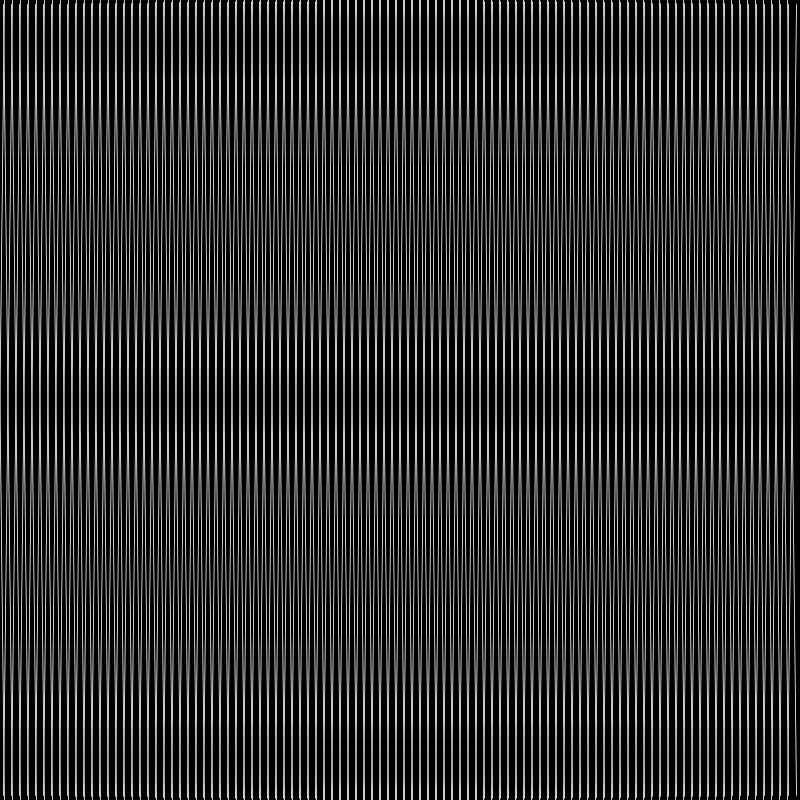
Frame 1 (no input)
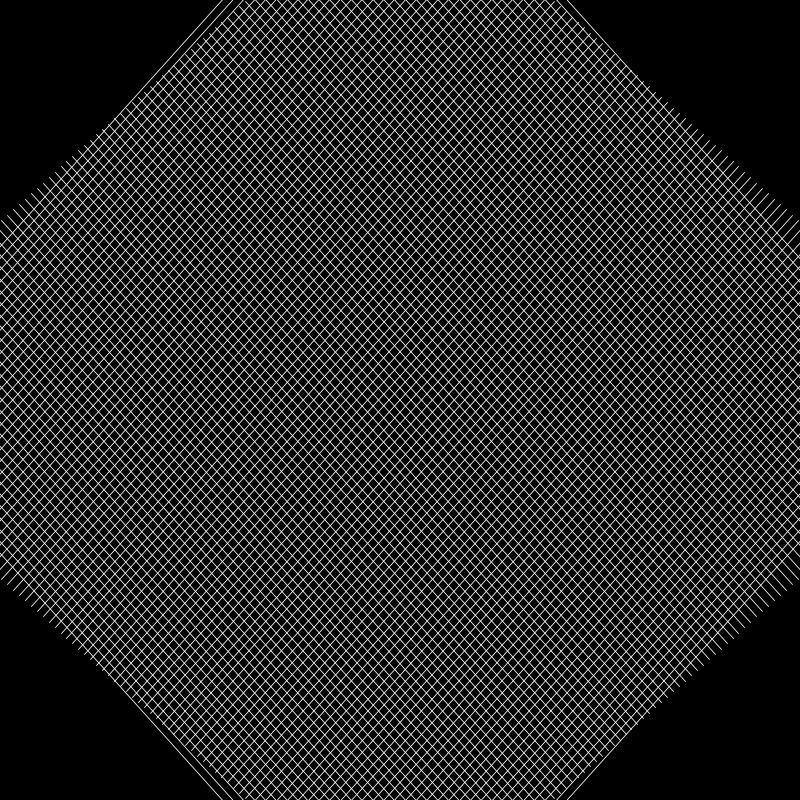
Frame 60 (the mouse pressed at the canvas centre just before this capture)
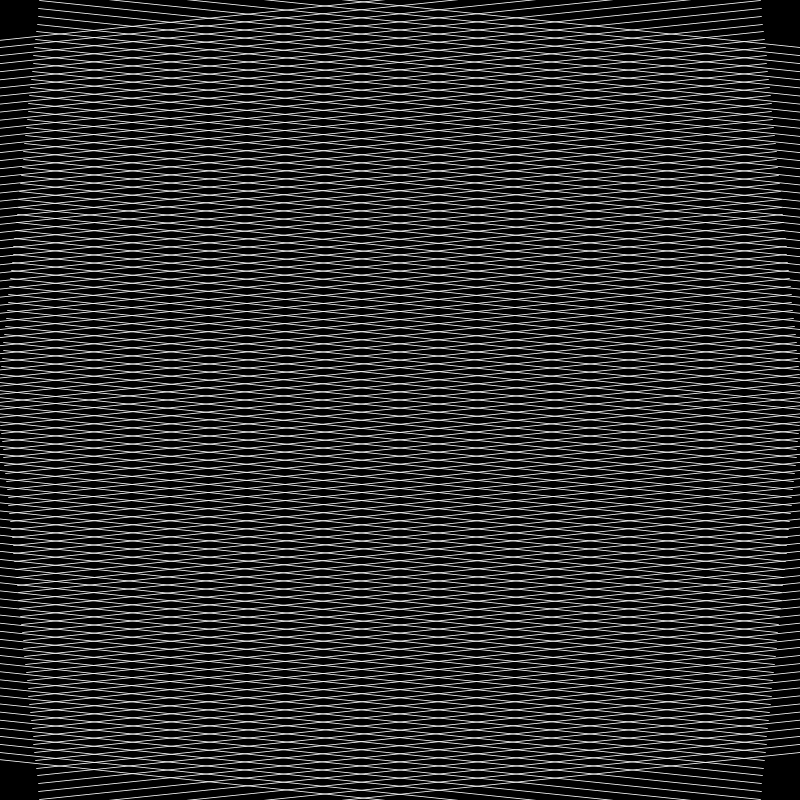
Frame 120 (the mouse held since frame 60 and released just before this capture)

The Processing sketch that drew these frames (run headless with seeded random() and noise(); from frame 60 on, the mouse is pressed at the canvas centre):

// Processing sketch: moire_square
// ── moire_square.pde
int n = 100;
float deg1 = 0f;
float deg2 = 0f;
float speed = 0.7f;
float stroke = 0.8f;


void setup() {
  size(800, 800);
}

void draw() { 
  background(0);
  stroke(255);
  strokeWeight(stroke);
 
  pushMatrix();
  translate(width/2, height/2);
  deg1 = deg1 + speed;
  rotate(radians(deg1));
  for (int i = -width/2; i < width/2; i += width/n) {
    line (i, -height/2, i, height/2);
  }
  popMatrix();
  
  pushMatrix();
  translate(width/2, height/2);
  deg2 = deg2 - speed;
  rotate(radians(deg2));
  for (int i = -width/2; i < width/2; i += width/n) {
    line (i, -height/2, i, height/2);
  }
  popMatrix();
}
